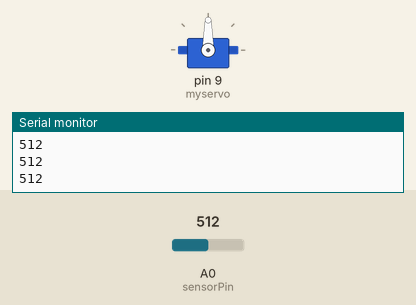
This sketch was run on a simulated Arduino Uno, built with avr-gcc and run on an emulated ATmega328P. Parts: servo, the last lines printed to the serial monitor. The test bench sets the inputs (shaded band); at power-on: A0 (sensorPin) = 512.

Above: at 1.2 s.
1.3 s: A0 (sensorPin) set to 716
At 2.0 s:
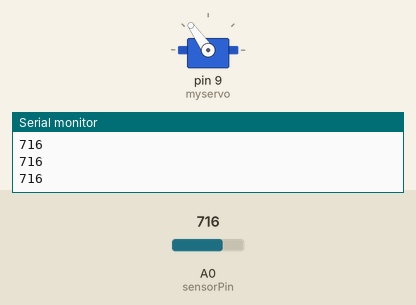
2.8 s: A0 (sensorPin) set to 900
At 3.2 s:
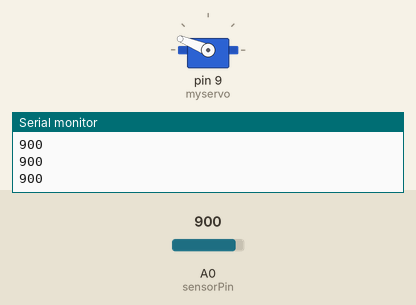
4.3 s: A0 (sensorPin) set to 1023
At 5.5 s:
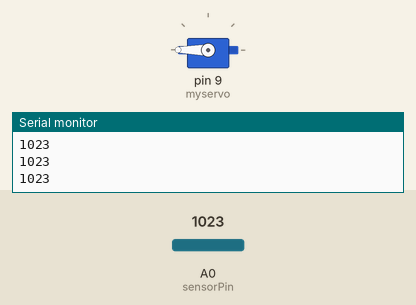
5.8 s: A0 (sensorPin) set to 306
At 6.8 s:
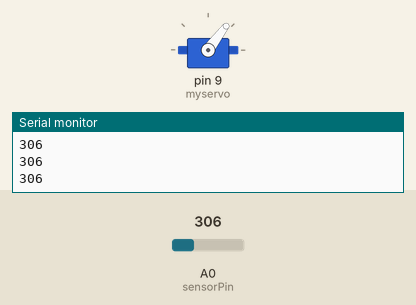
7.3 s: A0 (sensorPin) set to 122
At 7.8 s:
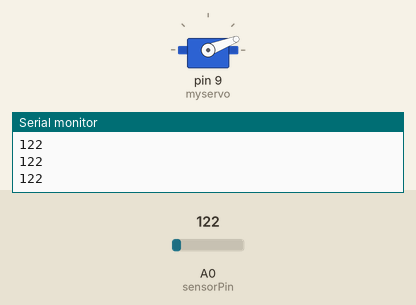
8.8 s: A0 (sensorPin) set to 0
At 10.0 s:
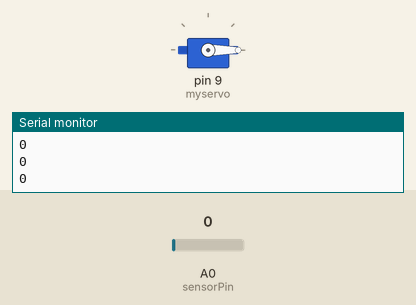
Timing chart, 0 to 11.3 s (numbered marks = the images above; inputs shaded):
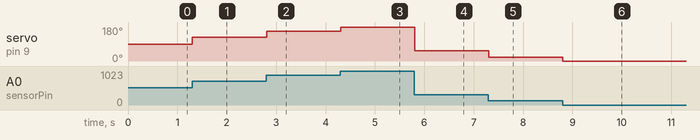

The sketch:

Servo-Control.ino
```cpp
#include <Servo.h>
Servo myservo;
int sensorPin = A0; // select the input pin for the potentiometer
int sensorValue = 0; // variable to store the value coming from the sensor
int degree=0;
void setup() {
  myservo.attach(9);
  Serial.begin(9600);
}

void loop() {
  sensorValue = analogRead(sensorPin); //获取电位器的电平数据
  Serial.println(sensorValue);
  degree = map(sensorValue, 0, 1023, 0, 180); //将电位器的电平数据范围对应到旋转角度的范围
  myservo.write(degree); //写入转换后的旋转角度
}
```

Measured:
- after the input at 1.3 s, servo on pin 9 (myservo): 90° → 125° at once
- after the input at 2.8 s, servo on pin 9 (myservo): 125° → 158° at once
- after the input at 4.3 s, servo on pin 9 (myservo): 158° → 180° at once
- after the input at 5.8 s, servo on pin 9 (myservo): 180° → 53° at once
- after the input at 7.3 s, servo on pin 9 (myservo): 53° → 21° at once
- after the input at 8.8 s, servo on pin 9 (myservo): 21° → 0° at once
